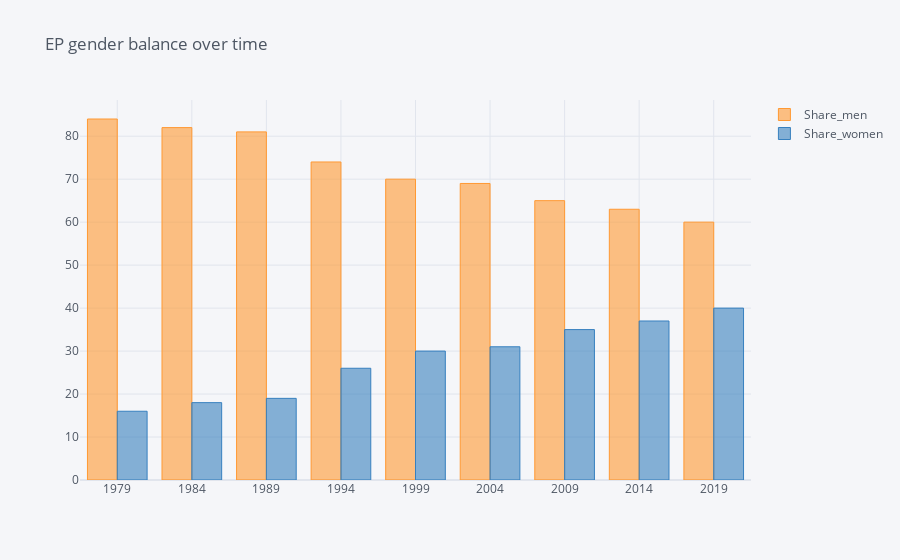

The notebook cell this image was saved under:
### Code cell
timeseries.iplot(kind='bar',y=['Share_men','Share_women'],x='Opening_Session',title='EP gender balance over time ')

### Figure 1 — Plotly figure (JSON) as saved in the notebook; plotly's stock layout.template omitted (floating-point values rounded to 4 significant figures)
{"data": [{"marker": {"color": "rgba(255, 153, 51, 0.6)", "line": {"color": "rgba(255, 153, 51, 1.0)", "width": 1}}, "name": "Share_men", "orientation": "v", "text": "", "type": "bar", "x": [1979, 1984, 1989, 1994, 1999, 2004, 2009, 2014, 2019], "y": [84, 82, 81, 74, 70, 69, 65, 63, 60]}, {"marker": {"color": "rgba(55, 128, 191, 0.6)", "line": {"color": "rgba(55, 128, 191, 1.0)", "width": 1}}, "name": "Share_women", "orientation": "v", "text": "", "type": "bar", "x": [1979, 1984, 1989, 1994, 1999, 2004, 2009, 2014, 2019], "y": [16, 18, 19, 26, 30, 31, 35, 37, 40]}], "layout": {"legend": {"bgcolor": "#F5F6F9", "font": {"color": "#4D5663"}}, "paper_bgcolor": "#F5F6F9", "plot_bgcolor": "#F5F6F9", "title": {"font": {"color": "#4D5663"}, "text": "EP gender balance over time "}, "xaxis": {"gridcolor": "#E1E5ED", "showgrid": true, "tickfont": {"color": "#4D5663"}, "title": {"font": {"color": "#4D5663"}, "text": ""}, "zerolinecolor": "#E1E5ED"}, "yaxis": {"gridcolor": "#E1E5ED", "showgrid": true, "tickfont": {"color": "#4D5663"}, "title": {"font": {"color": "#4D5663"}, "text": ""}, "zerolinecolor": "#E1E5ED"}}}
